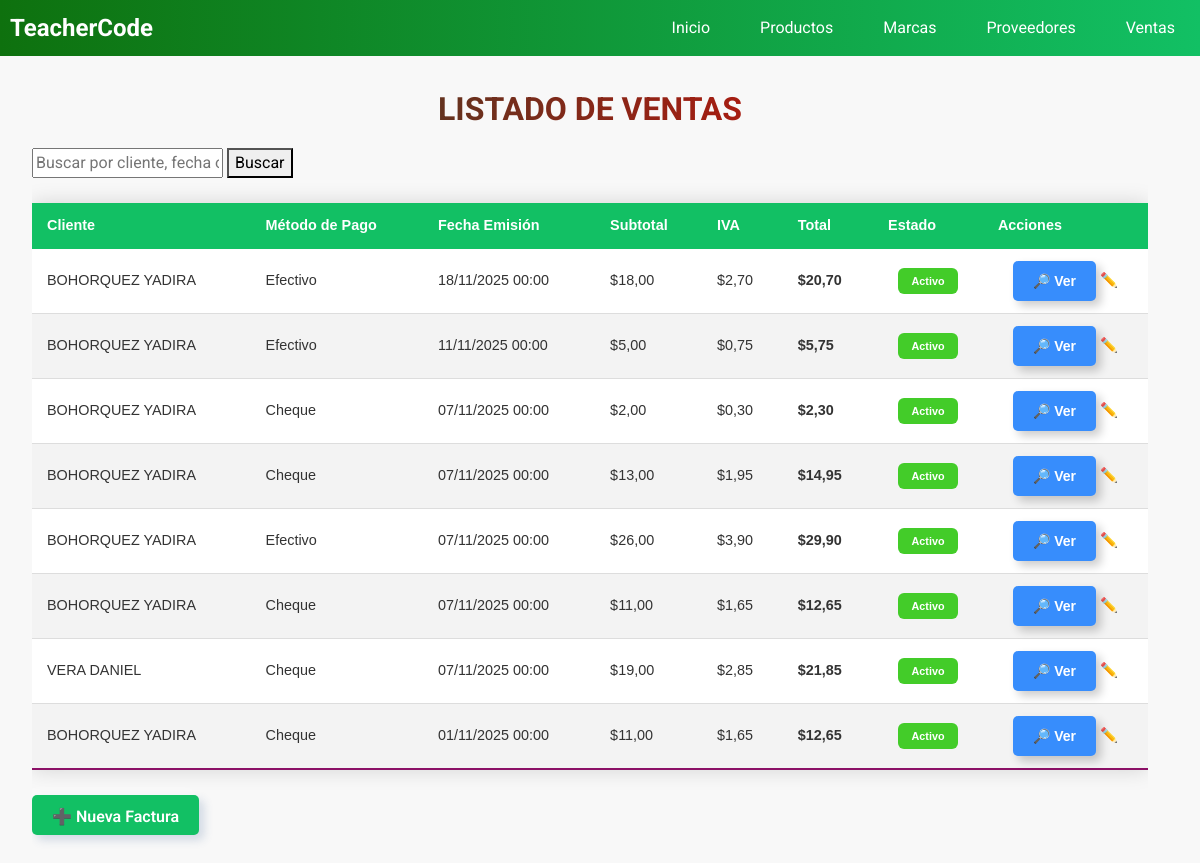
Page /invoice_list/ (signed in) on the committed database.
### commerce/models.py (models this page shows, shortened)
class Invoice(models.Model):
    customer = models.ForeignKey(Customer, on_delete=models.PROTECT,related_name='customer_invoices',verbose_name='Cliente')
    payment_method = models.CharField(verbose_name='Metodo de Pago',max_length=2,choices=InvoicePaymentMethod.choices,default=InvoicePaymentMethod.CASH)
    issue_date = models.DateTimeField(verbose_name='Fecha Emision',default=timezone.now)
    subtotal = models.DecimalField(verbose_name='Subtotal',default=0, max_digits=16, decimal_places=2)
    iva = models.DecimalField(verbose_name='Iva',default=0, max_digits=16, decimal_places=2)
    total = models.DecimalField(verbose_name='Total',default=0, max_digits=16, decimal_places=2)
    payment = models.DecimalField(verbose_name='Pago',default=0, max_digits=16, decimal_places=2)
    change = models.DecimalField(verbose_name='Cambio',default=0, max_digits=16, decimal_places=2)
    user = models.ForeignKey(User,on_delete=models.CASCADE)
    created = models.DateTimeField(auto_now_add=True)
    updated = models.DateTimeField(auto_now=True)
    state = models.BooleanField('Activo', default = True)
    class Meta:
        verbose_name = "Factura"
        verbose_name_plural = "Facturas"
        ordering = ('-issue_date','customer',)
        indexes = [
            models.Index(fields=['issue_date']),
            models.Index(fields=['customer']),
        ]

### core/models.py (models this page shows, shortened)
class Customer(models.Model):
    dni = models.CharField(verbose_name='Dni',max_length=13, unique=True, blank=True, null=True)
    first_name = models.CharField(verbose_name='Nombres',max_length=50)
    last_name = models.CharField(verbose_name='Apellidos',max_length=50)
    address = models.TextField(verbose_name='Dirección',blank=True, null=True)
    gender = models.CharField(verbose_name='Sexo',max_length=1, choices=CustomerGender, default=CustomerGender.MALE)
    date_of_birth = models.DateField(verbose_name='Fecha Nacimiento',blank=True, null=True)
    phone = models.CharField(max_length=10,validators=[phone_validator])
    email = models.EmailField(verbose_name='Correo',max_length=100, blank=True, null=True)
    image = models.ImageField(verbose_name='Foto',upload_to='customers/',blank=True,null=True,default='customers/default.png')
    user = models.ForeignKey(User,on_delete=models.CASCADE)
    created = models.DateTimeField(auto_now_add=True)
    updated = models.DateTimeField(auto_now=True)
    state = models.BooleanField(verbose_name='Activo', default = True)
    class Meta:
        verbose_name = "Cliente"
        verbose_name_plural = "Clientes"
        ordering = ['last_name']
        indexes = [models.Index(fields=['last_name']),]
    @property
    def get_full_name(self):
        return f"{self.last_name} {self.first_name}"

### commerce/views.py (the view)
# urls.py: path('invoice_list/', views.InvoiceListView.as_view(),name='invoice_list'),
class InvoiceListView(LoginRequiredMixin,TitleContextMixin,ListView):
    model = Invoice
    template_name = 'invoice/list.html'  # Nombre del template a usar
    context_object_name = 'invoices'     # Nombre del contexto a pasar al template
    paginate_by = 10
    title1 = "Autor | TeacherCode"
    title2 = "Listado de Ventas"
    def get_queryset(self):
        queryset = super().get_queryset()  # self.model.objects.all()
        query = self.request.GET.get('q','')
        if query:
            queryset = queryset.filter(Q(customer__last_name__icontains=query) | Q(customer__first_name__icontains=query))
        return queryset

### core/mixins.py (called while the page is built)
    def get_context_data(self, **kwargs):
        context = super().get_context_data(**kwargs)
        if self.title1:
            context["title1"] = self.title1
        if self.title2:
            context["title2"] = self.title2
        return context

### template/invoice/list.html (shortened to what this page needs)
{% extends 'base.html' %}
{% block content %}
<div class="table-container">
  <br>
  <h1 class="title">{{ title2|upper }}</h1>
  <form method="get">
    <input type="text" name="q" value="{{ request.GET.q }}" placeholder="Buscar por cliente, fecha o método de pago">
    <button type="submit">Buscar</button>
  </form>
  <table class="styled-table">
    <thead>
      <tr>
        <th>Cliente</th>
        <th>Método de Pago</th>
        <th>Fecha Emisión</th>
        <th>Subtotal</th>
        <th>IVA</th>
        <th>Total</th>
        <th>Estado</th>
        <th>Acciones</th>
      </tr>
    </thead>
    <tbody>
      {% for item in invoices %}
      <tr>
        <td>{{ item.customer.get_full_name }}</td>
        <td>{{ item.get_payment_method_display }}</td>
        <td>{{ item.issue_date|date:"d/m/Y H:i" }}</td>
        <td>${{ item.subtotal }}</td>
        <td>${{ item.iva }}</td>
        <td><strong>${{ item.total }}</strong></td>
       <td class="text-center">
          {% if item.state %}
            <span class="badge bg-success">Activo</span>
          {% else %}
            <span class="badge bg-danger">Anulado</span>
          {% endif %}
        </td>
        <td class="text-center">
          <button type="button" class="btn btn-sm btn-outline-primary view-detail" data-id="{{ item.id }}">
            🔎 Ver
          </button>
          <a href="{% url 'commerce:invoice_update' item.id %}" title="Editar">✏️</a>
        </td>
      </tr>
      {% empty %}
      <tr>
        <td colspan="10" style="text-align:center;">No hay facturas registradas.</td>
      </tr>
      {% endfor %}
    </tbody>
  </table>
  <div class="form-group mt-3">
    <a class="btn blue" href="{% url 'commerce:invoice_create' %}">➕ Nueva Factura</a>
  </div>
</div>
{% endblock content %}

### template/base.html (shortened to what this page needs)
<!DOCTYPE html>
<html lang="en">
<head>
  {% load static %}
  <link rel="stylesheet" href={% static 'css/bootstrap.min.css' %}>
  <link rel="stylesheet" href={% static 'css/main.css' %}>
</head>
<body>
  <header id="header">
   <span class="logo">TeacherCode</span>
   <nav >
    <ul class="menu" >
      <li>
        <a href={% url 'core:home' %}>Inicio</a>
      </li>
      <li>
        <a href="#">Productos</a>
      </li>
      <li>
        <a href="#">Marcas</a>
      </li>
      <li>
        <a href={% url 'core:supplier_list' %}>Proveedores</a>
      </li>
      <li>
        <a href={% url 'commerce:invoice_list' %}>Ventas</a>
      </li>
    </ul>
   </nav>
  </header>
  <main id="content" class="container" >
    {% block content %}{% endblock content %}
  </main>
</body>
</html>

### static/css/main.css (style rules this page uses)
body { font-family: 'Roboto', sans-serif; margin: 0; padding: 0; background-color: #f8f8f8; color: #333333; }
h1, h2, h3, h4, h5, h6 { margin-top: 0; color: rgb(97, 5, 97); }
a { color: #007bff; text-decoration: none; }
.title { font-size: 2em; font-weight: bold; background: linear-gradient(to right, rgb(11, 79, 48), red); -webkit-background-clip: text; background-clip: text; color: transparent; text-align: center; margin-bottom: 20px; }
#header { display: flex; justify-content: space-between; align-items: center; background: linear-gradient(to right, #0e710e, #12c064); padding: 10px; }
.logo { font-size: 1.5em; font-weight: bold; color:#fff; }
nav ul { list-style: none; padding: 0; margin: 0; display: flex; }
nav ul li { margin-left: 20px; }
nav ul li:first-child { margin-left: 0; }
nav ul li a { color: #ffffff; text-decoration: none; padding: 10px 15px; transition: background-color 0.3s ease; }
.table-container { overflow-x: auto; }
.styled-table { width: 100%; border-collapse: collapse; margin: 25px 0; font-size: 0.9em; font-family: sans-serif; box-shadow: 0 0 20px rgba(0, 0, 0, 0.15); background-color: #ffffff; }
.styled-table thead tr { background: #12c064; color: #ffffff; text-align: left; }
.styled-table th, .styled-table td { padding: 12px 15px; }
.styled-table tbody tr { border-bottom: 1px solid #dddddd; }
.styled-table tbody tr:nth-of-type(even) { background-color: #f3f3f3; }
.styled-table tbody tr:last-of-type { border-bottom: 2px solid #8b1066; }
.container { margin:10px 20px; }
.form-group { margin-bottom: 20px; }
.btn { height: 40px; color: #fff; border: none; padding: 10px 20px; border-radius: 5px; cursor: pointer; transition: background-color 0.3s; }
.blue { background-color: #12c064; color: #fff; }

### rows in the picture
Invoice: customer.get_full_name "BOHORQUEZ YADIRA", payment_method "Efectivo", issue_date "18/11/2025 00:00", subtotal "18,00", iva "2,70", total "20,70", state "Activo"
Invoice: customer.get_full_name "BOHORQUEZ YADIRA", payment_method "Efectivo", issue_date "11/11/2025 00:00", subtotal "5,00", iva "0,75", total "5,75", state "Activo"
Invoice: customer.get_full_name "BOHORQUEZ YADIRA", payment_method "Cheque", issue_date "07/11/2025 00:00", subtotal "2,00", iva "0,30", total "2,30", state "Activo"
Invoice: customer.get_full_name "BOHORQUEZ YADIRA", payment_method "Cheque", issue_date "07/11/2025 00:00", subtotal "13,00", iva "1,95", total "14,95", state "Activo"
Invoice: customer.get_full_name "BOHORQUEZ YADIRA", payment_method "Efectivo", issue_date "07/11/2025 00:00", subtotal "26,00", iva "3,90", total "29,90", state "Activo"
Invoice: customer.get_full_name "BOHORQUEZ YADIRA", payment_method "Cheque", issue_date "07/11/2025 00:00", subtotal "11,00", iva "1,65", total "12,65", state "Activo"
Invoice: customer.get_full_name "VERA DANIEL", payment_method "Cheque", issue_date "07/11/2025 00:00", subtotal "19,00", iva "2,85", total "21,85", state "Activo"
Invoice: customer.get_full_name "BOHORQUEZ YADIRA", payment_method "Cheque", issue_date "01/11/2025 00:00", subtotal "11,00", iva "1,65", total "12,65", state "Activo"
